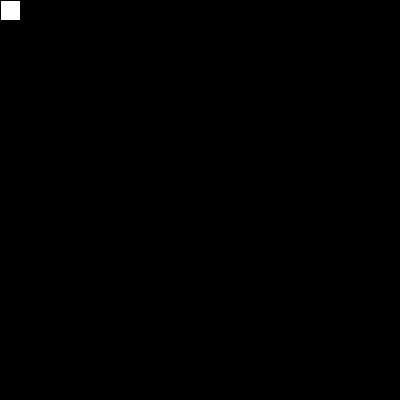
Frame 1 (no input)
Frame 60 (the mouse pressed at the canvas centre just before this capture): identical to frame 1, image omitted
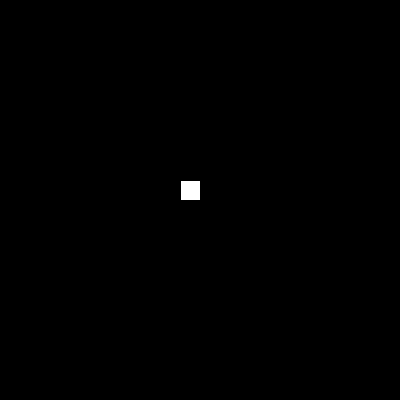
Frame 120 (the mouse held since frame 60 and released just before this capture)

The Processing sketch that drew these frames (run headless with seeded random() and noise(); from frame 60 on, the mouse is pressed at the canvas centre):

// Processing sketch: interpolation_a
// ── interpolation_a.pde
float x,nx;

void setup() {
  size(400,400);
  
}

void draw() {
   background(0);
   fill(255);
   rect(x,x,20,20);
   x += (nx-x)*0.02;
}

void mousePressed() {
  nx = random(0,400);
}
